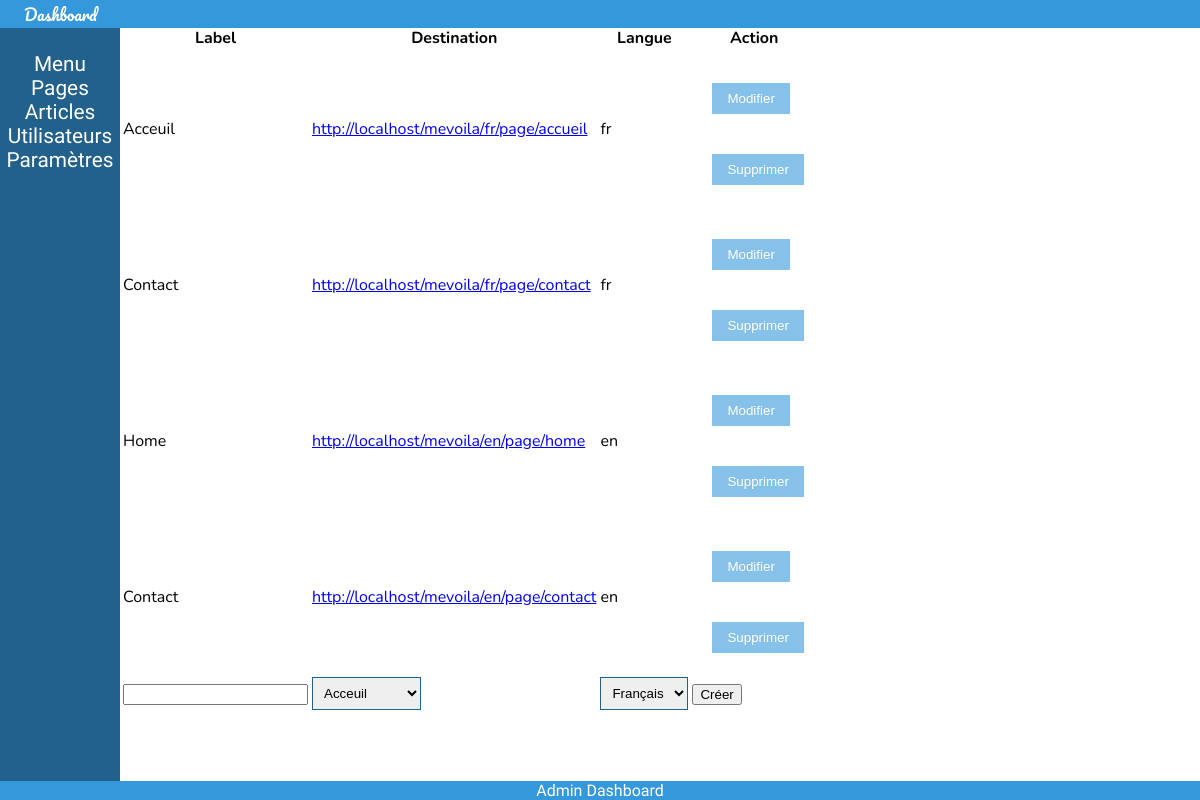
/dashboard/index.php?controller=NavigationAdminController&method=main, run on the app's committed database.
### tables this page shows
CREATE TABLE "navigation" (
	"id"	INTEGER PRIMARY KEY AUTOINCREMENT UNIQUE,
	"parent"	INTEGER,
	"label"	TEXT,
	"destination"	TEXT,
	"lang"	TEXT,
	"position"	INTEGER
);

### dashboard/Controller/NavigationAdminController.php (called while the page is built, shortened)
<?php
class NavigationAdminController {
  static function main(){
    $menu_items = NavigationModel::getAllLanguages();
    require_once('View/MainView.php');
  }
}
 ?>

### dashboard/index.php (called while the page is built, shortened)
<?php
require_once(APP_DIR . 'Database/database.php');
$controller = "MainAdminController";
$method = "index";
if(isset($_GET['controller']) && isset($_GET['method'])){
  if(method_exists($_GET['controller'], $_GET['method'])){
    $controller = $_GET['controller'];
    $method = $_GET['method'];
  }
}
$controller::$method();
 ?>

### app/Database/Database.php (called while the page is built)
<?php
class Database {
  static $db;
  static function init(){
    try{
      self::$db = new PDO('sqlite:' . DB_LOCATION);
      self::$db->setAttribute(PDO::ATTR_DEFAULT_FETCH_MODE, PDO::FETCH_ASSOC);
      self::$db->setAttribute(PDO::ATTR_ERRMODE, PDO::ERRMODE_EXCEPTION);
    } catch(Exception $e) {
        echo "Impossible d'accéder à la base de données SQLite : ".$e->getMessage();
        die();
    }
  }
  static function get(){
    return self::$db;
  }
}

### app/Model/NavigationModel.php (called while the page is built, shortened)
<?php
class NavigationModel {
  static function getAllLanguages(){
    $sql = Database::get()->prepare("SELECT * FROM navigation WHERE parent IS NULL ORDER BY position ASC;");
    $sql->execute();
    $items = $sql->fetchAll(PDO::FETCH_CLASS, "NavigationModel");
    foreach($items as $item){
      $item->computeChildrens();
    }
    return $items;
  }
  private function computeChildrens(){
    $sql = Database::get()->prepare("SELECT * FROM navigation WHERE parent = :parent AND lang = :lang ORDER BY position ASC;");
    $lang = DEFAULT_LANG;
    $sql->execute(array(":parent" => $this->id, ":lang" => $lang));
    $this->childrens = $sql->fetchAll(PDO::FETCH_CLASS, "NavigationModel");
  }
}

### dashboard/View/navigation_user.php (the view, shortened to what this page needs)
<?php
function display_action_edit($id){
  echo '<form>';
  echo '<input type="submit" value="Modifier">';
  echo '</form>';
}
function display_action_delete($id){
  echo '<form>';
  echo '<input type="submit" value="Supprimer">';
  echo '</form>';
}
 ?>
<table>
  <tr>
    <th>Label</th>
    <th>Destination</th>
    <th>Langue</th>
    <th>Action</th>
  </tr>
<?php
foreach($menu_items as $item){
  echo '<tr>';
  echo '<td>' . $item->label . '</td>';
  echo '<td><a href="' . $item->destination . '">' . $item->destination . '</td>';
  echo '<td>' . $item->lang . '</td>';
  echo '<td>';
  display_action_edit($item->id);
  display_action_delete($item->id);
  echo '</td>';
  echo '</tr>';
}
?>
<form action="" method="get">
  <tr>
    <td><input type="text" name="key-label"></td>
    <td>
      <select name="key-destination">
        <option value="">Acceuil</option>
      </select>
    </td>
    <td>
      <select name="key-lang">
        <option value="fr">Français</option>
      </select>
    </td>
    <td>
      <input type="submit" value="Créer">
    </td>
  </tr>
</form>
</table>

### dashboard/View/style.css (style rules this page uses)
:root { --color-1: #85c1e9; --color-2: #3498db; --color-3: #21618c; --color-4: #1c2833; --color-5: white; }
html, body { padding: 0; margin: 0; }
form { margin:10px auto; max-width: 100%; padding: 20px 12px 10px 20px; font: 13px "Lucida Sans Unicode", "Lucida Grande", sans-serif; }
form input[type=text], form input[type=date], form input[type=datetime], form input[type=number], form input[type=search], form input[type=time], form input[type=url], form input[type=email], textarea, select { box-sizing: border-box; -webkit-box-sizing: border-box; -moz-box-sizing: border-box; border:1px solid var(--color-3); padding: 7px; margin:0px; -webkit-transition: all 0.30s ease-in-out; -moz-transition: all 0.30s ease-in-out; -ms-transition: all 0.30s ease-in-out; -o-transition: all 0.30s ease-in-out; outline: none; }
form input[type=submit], form input[type=button] { background: var(--color-1); padding: 8px 15px 8px 15px; border: none; color: white; }
form input[type=submit], form input[type=button], form input[type=submit]:hover, form input[type=button]:hover { transition: background-color .5s; }

### data on the page
navigation: label "Acceuil", destination "http://localhost/mevoila/fr/page/accueil", lang "fr"
navigation: label "Contact", destination "http://localhost/mevoila/fr/page/contact", lang "fr"
navigation: label "Home", destination "http://localhost/mevoila/en/page/home", lang "en"
navigation: label "Contact", destination "http://localhost/mevoila/en/page/contact", lang "en"
